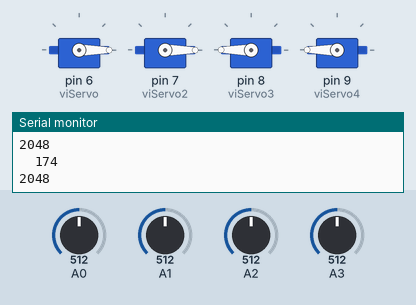
Simulated run of this sketch. Board: Arduino Uno, built with avr-gcc and run on an emulated ATmega328P. On the bench: 4 × servo, the last lines printed to the serial monitor. The test bench sets the inputs (shaded band); at power-on: A0 = 512, A1 = 512, A2 = 512, A3 = 512.

Above: at 2.2 s.
2.3 s: A0 set to 306
At 2.6 s:
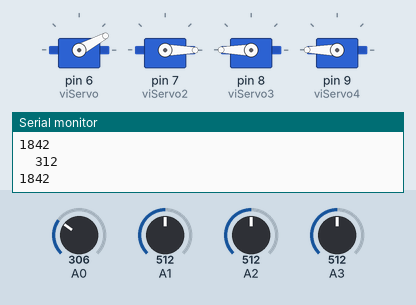
3.8 s: A1 set to 306
At 4.9 s:
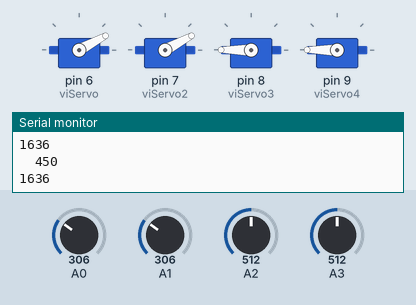
5.3 s: A2 set to 306
At 6.4 s:
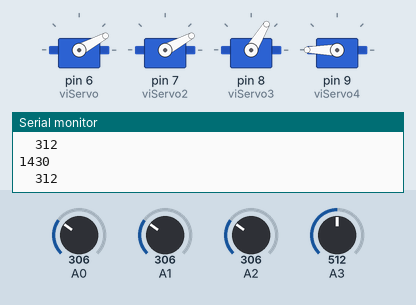
6.8 s: A3 set to 306
At 7.4 s:
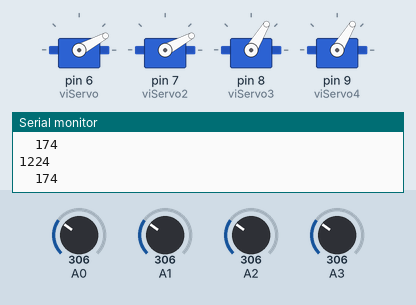
8.3 s: A0 set to 30
At 9.5 s:
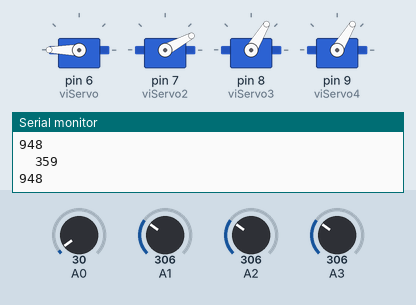
9.8 s: A1 set to 30
At 10.7 s:
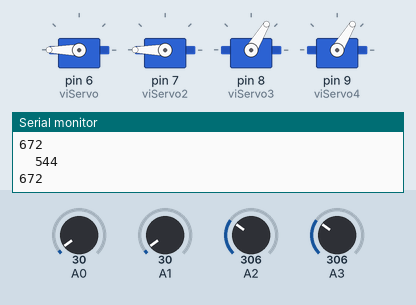
Timing chart, 0 to 12.3 s (numbered marks = the images above; inputs shaded):
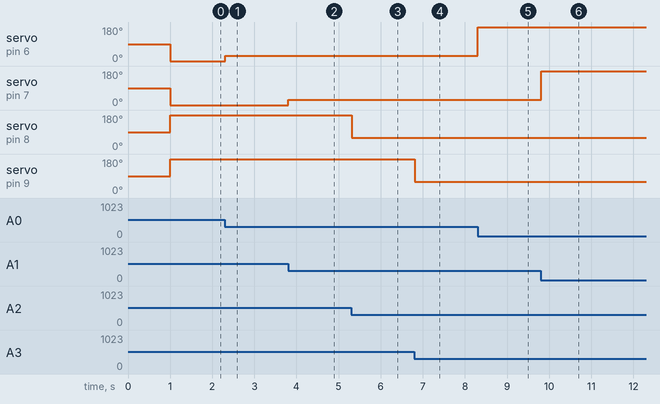

Measured:
- after the input at 2.3 s, servo on pin 6 (viServo): 0° → 28° at once
- after the input at 3.8 s, servo on pin 7 (viServo2): 0° → 28° at once
- after the input at 5.3 s, servo on pin 8 (viServo3): 180° → 59° at once
- after the input at 6.8 s, servo on pin 9 (viServo4): 180° → 59° at once
- after the input at 8.3 s, servo on pin 6 (viServo): 28° → 180° at once
- after the input at 9.8 s, servo on pin 7 (viServo2): 28° → 180° at once

The sketch:

index.ino
```cpp
#include <Servo.h> // Incluir en el programa la libreria servo la cual hace posible la gestion de lo servomotores
Servo viServo, viServo2, viServo3, viServo4; // Esto inicializara la lectura y escritura de los servomotores
int sensorValue, sensorValue2, sensorValue3, sensorValue4; // En esta variable numerica se guardaran los valores que se tomen del stick del joystick
int angle, angle2, angle3, angle4; // En esta otra variable numerica se guardaran los angulos de los servomotores

void setup() { // Esta funcion como indica su nombre sirve para establecer reglas antes de la ejecutacion formal del codigo
  Serial.begin(9600); // Esta es la velocidad de trasmision de datos del arduino
  viServo.attach(6);  // Este es el pin donde va conectado el primer servo al arduino
  viServo2.attach(7); // Este es el pin donde va conectado el segundo servo al arduino
  viServo3.attach(8); // Este es el pin donde va conectado el tercer servo al arduino
  viServo4.attach(9); // Este es el pin donde va conectado el cuarto servo al arduino
  delay(1000); // Despues de 1000ms (1s) de iniciar todo ejecutara la funcion loop
}

void loop() {
 // Las siguientes 4 variables guardaran en orden el valor que reciban los stick del joystick
  sensorValue = analogRead(A0);
  sensorValue2 = analogRead(A1);
  sensorValue3 = analogRead(A2);
  sensorValue4 = analogRead(A3);
  /*
   Las siguientes 4 variables guardaran el recorrido que hara el joystick
   los parametros del map funcionan asi (valor_base, de minimo, de maximo, a minimo, a maximo) osea que el valor "de minimo" sera el del joystick y "a minimo" el referenciado al servo lo mismo con los maximos
  */
  angle = map(sensorValue,50,515,200,-113);
  angle2 = map(sensorValue2,50,515,200,-113);
  angle3 = map(sensorValue3,50,515,-113,200);
  angle4 = map(sensorValue4,50,515,-113,200);

  // Esto imprime en la consola de la computadora los valores tomados
  Serial.println(sensorValue+ sensorValue2+ sensorValue3+ sensorValue4);
  Serial.print("\t");
  Serial.println(angle+ angle2+ angle3+ angle4);
 // Con esta funcion se hara la escritura al servomotor, osea para donde se movera usando lo guardado en las funciones angle
  viServo.write(angle);
  viServo2.write(angle2);
  viServo3.write(angle3);
  viServo4.write(angle4);
 // Un pequeño retraso para que el instantaneo de los datos no sea perjudicial
  delay(10);
}
```
